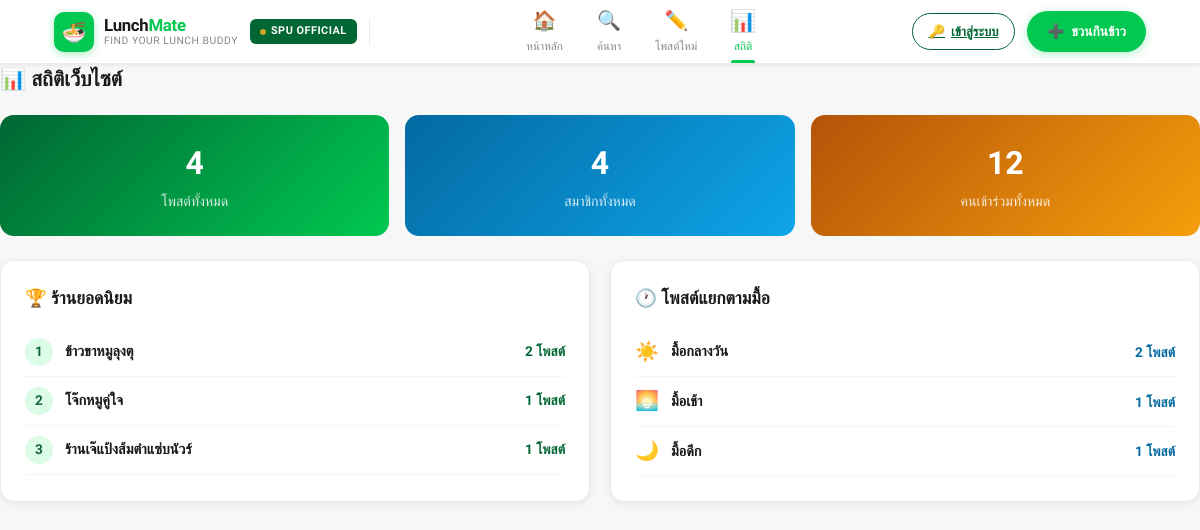
Screenshot of /stats/ with the database file from the repository.
### posts/models.py (models this page shows, shortened)
class LunchPost(models.Model):
    MEAL_CHOICES = [
        ('เช้า', 'เช้า'),
        ('กลางวัน', 'กลางวัน'),
        ('เย็น', 'เย็น'),
        ('ดึก', 'ดึก'),
    ]
    owner       = models.ForeignKey(User, on_delete=models.CASCADE, null=True, blank=True)
    image       = models.ImageField(upload_to='posts/', blank=True, null=True)
    name        = models.CharField(max_length=100)
    restaurant  = models.CharField(max_length=200)
    area        = models.CharField(max_length=200, blank=True)
    meal        = models.CharField(max_length=20, choices=MEAL_CHOICES, default='กลางวัน')
    time        = models.CharField(max_length=10)
    slots       = models.IntegerField(default=4)
    joined      = models.IntegerField(default=1)
    note        = models.TextField(blank=True)
    created_at  = models.DateTimeField(auto_now_add=True)
    members     = models.ManyToManyField(User, related_name='joined_posts', blank=True)
    class Meta:
        ordering = ['-created_at']

### posts/views.py (the view)
# urls.py: path('stats/', views.stats_view, name='stats'),
def stats_view(request):
    total_posts   = LunchPost.objects.count()
    total_users   = User.objects.count()
    total_joined  = sum(p.joined for p in LunchPost.objects.all())
    top_restaurants = (
        LunchPost.objects.values('restaurant')
        .annotate(cnt=Count('id'))
        .order_by('-cnt')[:5]
    )
    meal_stats = (
        LunchPost.objects.values('meal')
        .annotate(cnt=Count('id'))
        .order_by('-cnt')
    )
    return render(request, 'posts/stats.html', {
        'total_posts': total_posts,
        'total_users': total_users,
        'total_joined': total_joined,
        'top_restaurants': top_restaurants,
        'meal_stats': meal_stats,
    })

### posts/templates/posts/stats.html
{% extends 'posts/base.html' %}
{% block content %}
<h2 style="font-family:'Prompt',sans-serif;font-weight:800;font-size:1.3rem;margin-bottom:20px">📊 สถิติเว็บไซต์</h2>
<div style="display:grid;grid-template-columns:repeat(3,1fr);gap:16px;margin-bottom:24px">
  <div style="background:linear-gradient(135deg,#006633,#00C851);border-radius:14px;padding:24px;text-align:center;color:#fff">
    <div style="font-size:2rem;font-weight:800;font-family:'Prompt',sans-serif">{{ total_posts }}</div>
    <div style="font-size:.88rem;opacity:.85;margin-top:4px">โพสต์ทั้งหมด</div>
  </div>
  <div style="background:linear-gradient(135deg,#0369A1,#0EA5E9);border-radius:14px;padding:24px;text-align:center;color:#fff">
    <div style="font-size:2rem;font-weight:800;font-family:'Prompt',sans-serif">{{ total_users }}</div>
    <div style="font-size:.88rem;opacity:.85;margin-top:4px">สมาชิกทั้งหมด</div>
  </div>
  <div style="background:linear-gradient(135deg,#B45309,#F59E0B);border-radius:14px;padding:24px;text-align:center;color:#fff">
    <div style="font-size:2rem;font-weight:800;font-family:'Prompt',sans-serif">{{ total_joined }}</div>
    <div style="font-size:.88rem;opacity:.85;margin-top:4px">คนเข้าร่วมทั้งหมด</div>
  </div>
</div>
<div style="display:grid;grid-template-columns:1fr 1fr;gap:20px">
  <div style="background:#fff;border:1px solid #ebebeb;border-radius:14px;padding:24px;box-shadow:0 2px 8px rgba(0,0,0,.07)">
    <h3 style="font-family:'Prompt',sans-serif;font-weight:800;margin-bottom:16px">🏆 ร้านยอดนิยม</h3>
    {% for r in top_restaurants %}
    <div style="display:flex;align-items:center;gap:12px;padding:10px 0;border-bottom:1px solid #f5f5f5">
      <div style="width:28px;height:28px;border-radius:50%;background:#dcfce7;color:#166534;display:flex;align-items:center;justify-content:center;font-family:'Prompt',sans-serif;font-weight:800;font-size:.85rem">{{ forloop.counter }}</div>
      <div style="flex:1;font-size:.9rem;font-weight:600">{{ r.restaurant }}</div>
      <div style="font-family:'Prompt',sans-serif;font-weight:700;font-size:.85rem;color:#006633">{{ r.cnt }} โพสต์</div>
    </div>
    {% empty %}
    <div style="color:#999;text-align:center;padding:20px">ยังไม่มีข้อมูล</div>
    {% endfor %}
  </div>
  <div style="background:#fff;border:1px solid #ebebeb;border-radius:14px;padding:24px;box-shadow:0 2px 8px rgba(0,0,0,.07)">
    <h3 style="font-family:'Prompt',sans-serif;font-weight:800;margin-bottom:16px">🕐 โพสต์แยกตามมื้อ</h3>
    {% for m in meal_stats %}
    <div style="display:flex;align-items:center;gap:12px;padding:10px 0;border-bottom:1px solid #f5f5f5">
      <div style="font-size:1.2rem">
        {% if m.meal == 'เช้า' %}🌅{% elif m.meal == 'กลางวัน' %}☀️{% elif m.meal == 'เย็น' %}🌆{% else %}🌙{% endif %}
      </div>
      <div style="flex:1;font-size:.9rem;font-weight:600">มื้อ{{ m.meal }}</div>
      <div style="font-family:'Prompt',sans-serif;font-weight:700;font-size:.85rem;color:#0369A1">{{ m.cnt }} โพสต์</div>
    </div>
    {% empty %}
    <div style="color:#999;text-align:center;padding:20px">ยังไม่มีข้อมูล</div>
    {% endfor %}
  </div>
</div>
{% endblock %}

### posts/static/posts/style.css (style rules this page uses)
:root { --lm-green: #00C851; --lm-green2: #00A843; --lm-green3: #E8FAF0; --lm-dark: #1A1A1A; --lm-gray: #F5F5F5; --lm-border: #EBEBEB; --lm-text: #1A1A1A; --lm-text2: #888888; --lm-text3: #BBBBBB; --lm-white: #FFFFFF; --lm-red: #FF3B30; --lm-yellow: #FFD60A; --lm-orange: #FF9500; --spu-green: #006633; --spu-gold: #CFA526; --spu-light: #E8F5EE; --primary: var(--lm-green); --primary-dk: var(--lm-green2); --primary-lt: var(--lm-green3); --nav-h: 64px; --max-w: 1140px; --r: 12px; --rs: 8px; --shadow-sm: 0 1px 4px rgba(0,0,0,.08); --shadow-md: 0 4px 16px rgba(0,0,0,.10); --shadow-lg: 0 8px 32px rgba(0,0,0,.12); }
*, *::before, *::after { margin:0; padding:0; box-sizing:border-box; }
html { scroll-behavior:smooth; overflow-x:hidden; }
body { font-family:'Sarabun',sans-serif; background:#F7F7F7; color:var(--lm-text); min-height:100vh; font-size:15px; line-height:1.5; overflow-x:hidden; }

### rows the page displays
LunchPost: restaurant "ข้าวขาหมูลุงตุ", cnt "2", meal "กลางวัน"
LunchPost: restaurant "โจ๊กหมูคู่ใจ", cnt "1", meal "เช้า"
LunchPost: restaurant "ร้านเจ๊แป้งส้มตําแซ่บนัวร์", cnt "1"

### other values shown
{{ total_posts }} "4"
{{ total_users }} "4"
{{ total_joined }} "12"
{{ m.meal }} "ดึก"
{{ m.cnt }} "1"
